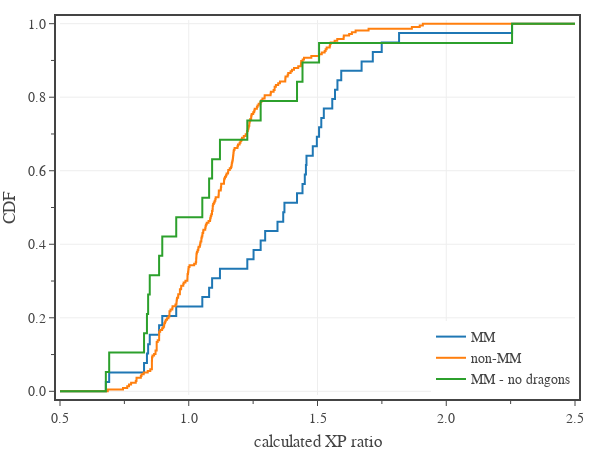

Source (notebook cell):
### Code cell
# summarize the current dataset
df1 = df0[df0['CR'].between(1,30)  
    & df0['Book Type'].isin(['Source']) 
    & df0['Legendary'].isin(['L','LL'])]

col = 'eXP Ratio'

groups = {
    'MM': {'Book': ['MM'], 'Exclude Type': []},
    'non-MM': {'Book': ['VGtM','MToF','GGtR','ERftLW','EGtW','MOoT','VRGtR','FToD','SaCoC','MPMotM','SAiS:BAM','BPGotG','PAitM:MPP','TBoMT'], 'Exclude Type': []},
    'MM - no dragons': {'Book': ['MM'], 'Exclude Type': ['dragon']},
}

# plot results
fig = go.Figure(
    layout=go.Layout(
        template=tfb.FIG_TEMPLATE,
        xaxis=dict(
            title_text='calculated XP ratio',
            range=[0.5,2.5],
            tick0=0, dtick=0.5, tickformat='.1f',
            minor=dict(tick0=0, dtick=0.25),
        ),
        yaxis=dict(
            title_text='CDF',
            range=[-0.01, 1.01],
            tick0=0, dtick=0.2,
            tickformat='.1f',
            minor=dict(tick0=0, dtick=0.1),
        ),
        legend=dict(
            yanchor='bottom',  y=0.00,
            xanchor='right', x=1.00,
            orientation='v',
        ),
    )
)

for g in groups:
    x = df1[df1['Book'].isin(groups[g]['Book']) & ~df1['Type'].isin(groups[g]['Exclude Type'])]['eXP Ratio'].to_numpy()
    x = np.append(np.insert(np.sort(x), 0, 0.0), 3.0)
    y = np.array(range(0,len(x)))/(len(x)-2)
    fig.add_trace(go.Scatter(
        x=x, 
        y=y,
        mode='lines',
        name=g,
        line_shape='hv',
        hovertemplate = '<b>'+g+'</b><br>'
            + 'XP ratio %{x:.2f}<br>'
            + 'CDF %{y:.2f}'
            + '<extra></extra>',
    ))

# show figure
fig.update_layout(width=600, height=450)
fig.show(config=tfb.FIG_CONFIG)

# save figures
if SAVEFIGS:
    fig.update_layout(autosize=True, width=None, height=None)
    tfb.save_fig_html(fig, format='large', name='fig-exp-ratio-cdf-mm-vs-source-books-no-dragons-large', style='aspect-ratio: 600/500;')
    tfb.save_fig_html(fig, format='small', name='fig-exp-ratio-cdf-mm-vs-source-books-no-dragons-small', style='aspect-ratio: 600/550;')

### Figure 1 — Plotly figure (JSON) as saved in the notebook; plotly's stock layout.template omitted (floating-point values rounded to 4 significant figures; data arrays with more than 128 entries replaced by an {"elided": "..."} marker saying what was removed)
{"data": [{"hovertemplate": "<b>MM</b><br>XP ratio %{x:.2f}<br>CDF %{y:.2f}<extra></extra>", "line": {"shape": "hv"}, "mode": "lines", "name": "MM", "type": "scatter", "x": [0, 0.678, 0.691, 0.8264, 0.8377, 0.8423, 0.8486, 0.8849, 0.8972, 0.9514, 1.053, 1.079, 1.091, 1.121, 1.227, 1.252, 1.279, 1.297, 1.345, 1.367, 1.372, 1.42, 1.442, 1.451, 1.455, 1.457, 1.482, 1.497, 1.506, 1.515, 1.525, 1.557, 1.568, 1.577, 1.592, 1.671, 1.715, 1.749, 1.817, 2.256, 3], "y": [0, 0.02564, 0.05128, 0.07692, 0.1026, 0.1282, 0.1538, 0.1795, 0.2051, 0.2308, 0.2564, 0.2821, 0.3077, 0.3333, 0.359, 0.3846, 0.4103, 0.4359, 0.4615, 0.4872, 0.5128, 0.5385, 0.5641, 0.5897, 0.6154, 0.641, 0.6667, 0.6923, 0.7179, 0.7436, 0.7692, 0.7949, 0.8205, 0.8462, 0.8718, 0.8974, 0.9231, 0.9487, 0.9744, 1, 1.026]}, {"hovertemplate": "<b>non-MM</b><br>XP ratio %{x:.2f}<br>CDF %{y:.2f}<extra></extra>", "line": {"shape": "hv"}, "mode": "lines", "name": "non-MM", "type": "scatter", "x": {"elided": "218 float values"}, "y": {"elided": "218 float values"}}, {"hovertemplate": "<b>MM - no dragons</b><br>XP ratio %{x:.2f}<br>CDF %{y:.2f}<extra></extra>", "line": {"shape": "hv"}, "mode": "lines", "name": "MM - no dragons", "type": "scatter", "x": [0, 0.678, 0.691, 0.8264, 0.8377, 0.8423, 0.8486, 0.8849, 0.8972, 0.9514, 1.053, 1.079, 1.091, 1.121, 1.227, 1.279, 1.42, 1.442, 1.506, 2.256, 3], "y": [0, 0.05263, 0.1053, 0.1579, 0.2105, 0.2632, 0.3158, 0.3684, 0.4211, 0.4737, 0.5263, 0.5789, 0.6316, 0.6842, 0.7368, 0.7895, 0.8421, 0.8947, 0.9474, 1, 1.053]}], "layout": {"height": 450, "legend": {"orientation": "v", "x": 1, "xanchor": "right", "y": 0, "yanchor": "bottom"}, "width": 600, "xaxis": {"dtick": 0.5, "minor": {"dtick": 0.25, "tick0": 0}, "range": [0.5, 2.5], "tick0": 0, "tickformat": ".1f", "title": {"text": "calculated XP ratio"}}, "yaxis": {"dtick": 0.2, "minor": {"dtick": 0.1, "tick0": 0}, "range": [-0.01, 1.01], "tick0": 0, "tickformat": ".1f", "title": {"text": "CDF"}}}}
